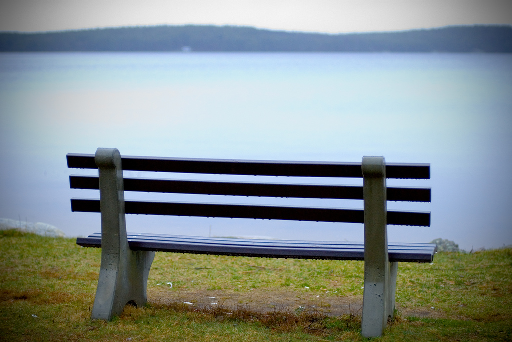
#> input picture images/bench.jpg, 512 x 342 px
$ python -i seam.py   (imports and definitions only)   (older library calls are emulated)
#> lines starting #> are read from the running program, lines starting #| are printed output that depends on the picture
from imageio import imread, imwrite
import numpy as np
from scipy.ndimage.filters import convolve
from argparse import ArgumentParser
import cv2

RED = np.array([255, 0, 0])


def convolve_img(image, kernel):
    """
    Convolves the provided kernel with the provided image and returns the results.

    Args:
        `img`:     A 2-dimensional ndarray input image.
        `kernel`:  A 2-dimensional kernel to convolve with the image.

    Returns:
        `ndarray`: The result of convolving the provided kernel with the image at location i, j.
    """
    if kernel.ndim == image.ndim:
        if image.shape[-1] == kernel.shape[-1]:
            return np.dstack([convolve(image[..., c], kernel[..., c]) for c in range(kernel.shape[-1])])
        elif image.ndim == 2:
            return convolve(image, kernel)
        else:
            raise RuntimeError("Invalid kernel shape. Kernel: %s Image: %s" % (
                kernel.shape, image.shape))
    elif kernel.ndim == image.ndim - 1:
        return np.dstack([convolve(image[..., c], kernel) for c in range(image.shape[-1])])
    else:
        raise RuntimeError("Invalid kernel shape. Kernel: %s Image: %s" % (
            kernel.shape, image.shape))


def backward_energy(img):
    """
    Creates an energy map using the image's gradients and the E1 energy function.

    Args:
        `img`:     A 2-dimensional ndarray input image.

    Returns:
        `ndarray`: An energy map of the given image.
    """
    sobel = np.array([
        [-1, 0, 1],
        [-2, 0, 2],
        [-1, 0, 1],
    ]) * (1/8)
    # Computes the gradients of img using the sobel operator
    Ix = convolve_img(img, sobel)
    Iy = convolve_img(img, sobel.T)
    # Returns the result of E1 = |Ix| + |Iy|
    return np.sum(np.abs(Ix) + np.abs(Iy), axis=img.ndim-1)


# [147 lines left out: functions forward_energy, find_min_seam, remove_seam, seam_carving, main, not called in this run]


# [2 lines not run here, left out]

>>> import cv2
>>> picture = cv2.imread('images/bench.jpg')
#> picture is the input picture: shape (342, 512, 3); mean B, G, R 145, 145.1, 134.1
>>> result = backward_energy(picture)
#> in convolve_img, `return np.dstack([convolve(image[..., c], kernel) for c in range(image..`:
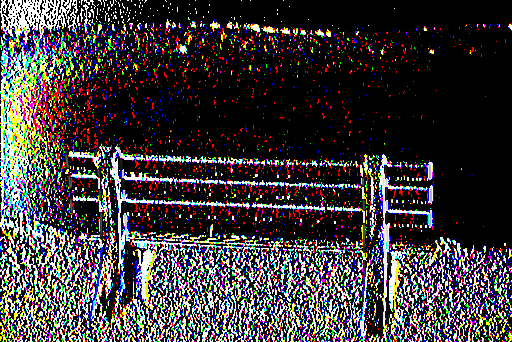
#> returned value: shape (342, 512, 3); mean of channels 0, 1, 2 57.8, 56.1, 61.3; drawn as B, G, R
#> in convolve_img (call 2), `return np.dstack([convolve(image[..., c], kernel) for c in range(image..`:
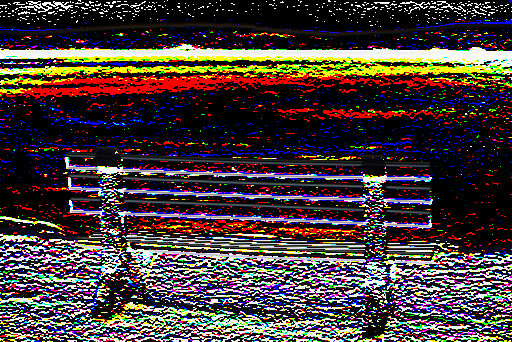
#> returned value: shape (342, 512, 3); mean of channels 0, 1, 2 56.5, 57.4, 70; drawn as B, G, R
#> in backward_energy, `return np.sum(np.abs(Ix) + np.abs(Iy), axis=img.ndim-1)`:
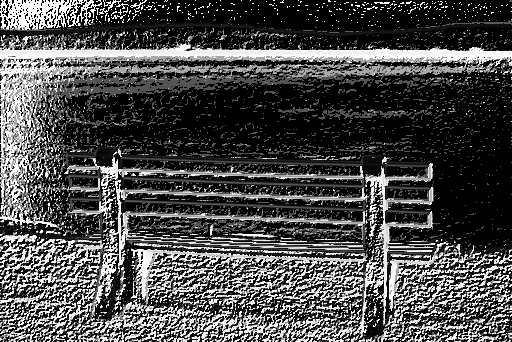
#> returned value: shape (342, 512) uint64; min 0, max 765, mean 225.1; drawn with min black and max white

$ run again, on images/night.jpg
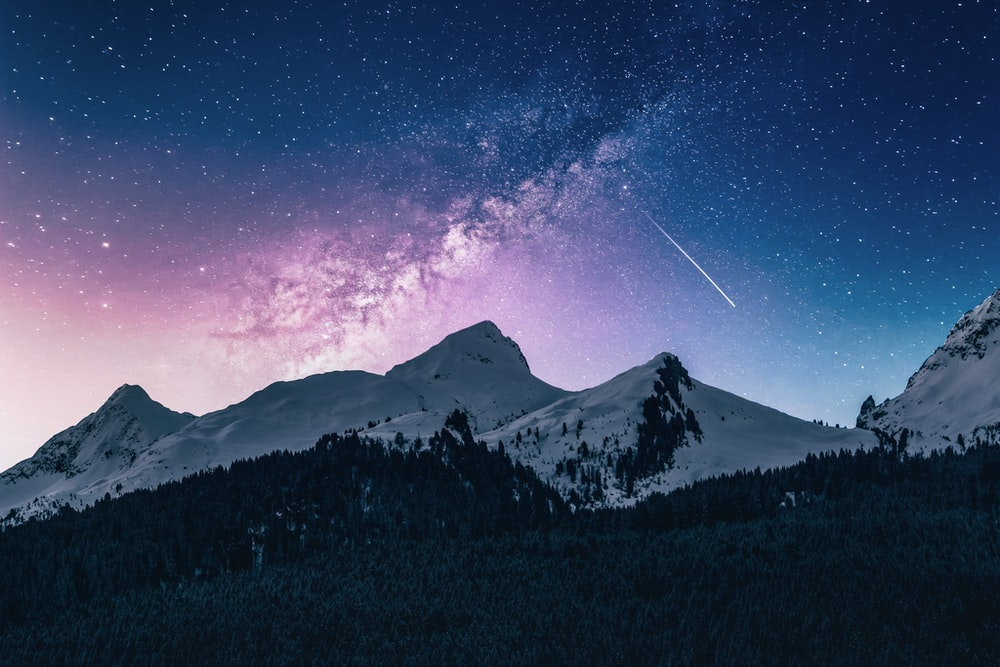
#> input picture images/night.jpg, 1000 x 667 px
#> picture is the input picture: shape (667, 1000, 3); mean B, G, R 101.5, 71, 56.6
#> in convolve_img (call 2), `return np.dstack([convolve(image[..., c], kernel) for c in range(image..`:
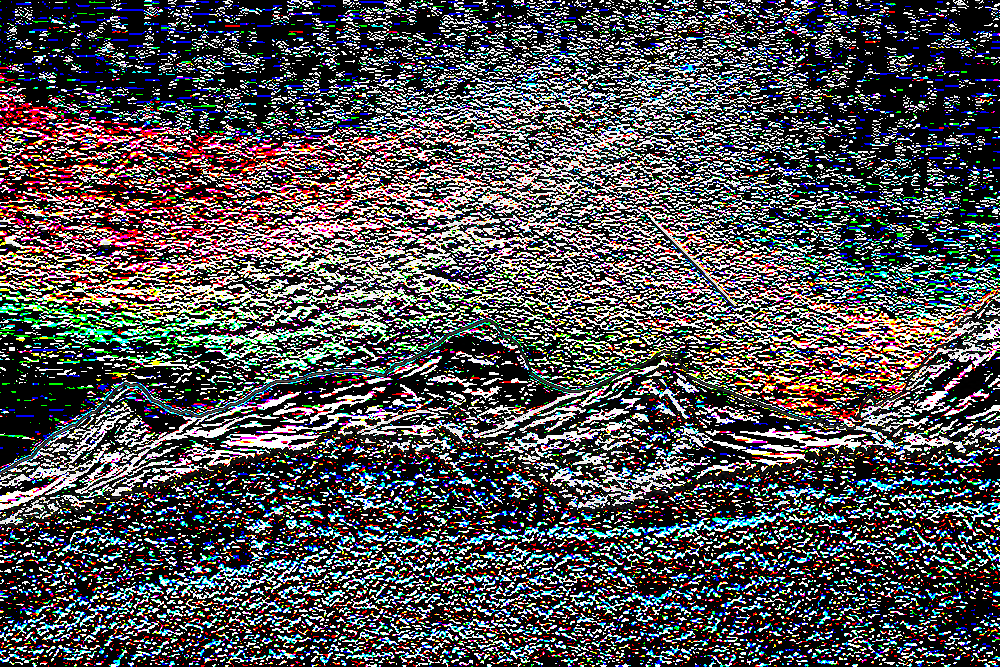
#> returned value: shape (667, 1000, 3); mean of channels 0, 1, 2 82.4, 80.2, 81.3; drawn as B, G, R
#> in backward_energy, `return np.sum(np.abs(Ix) + np.abs(Iy), axis=img.ndim-1)`:
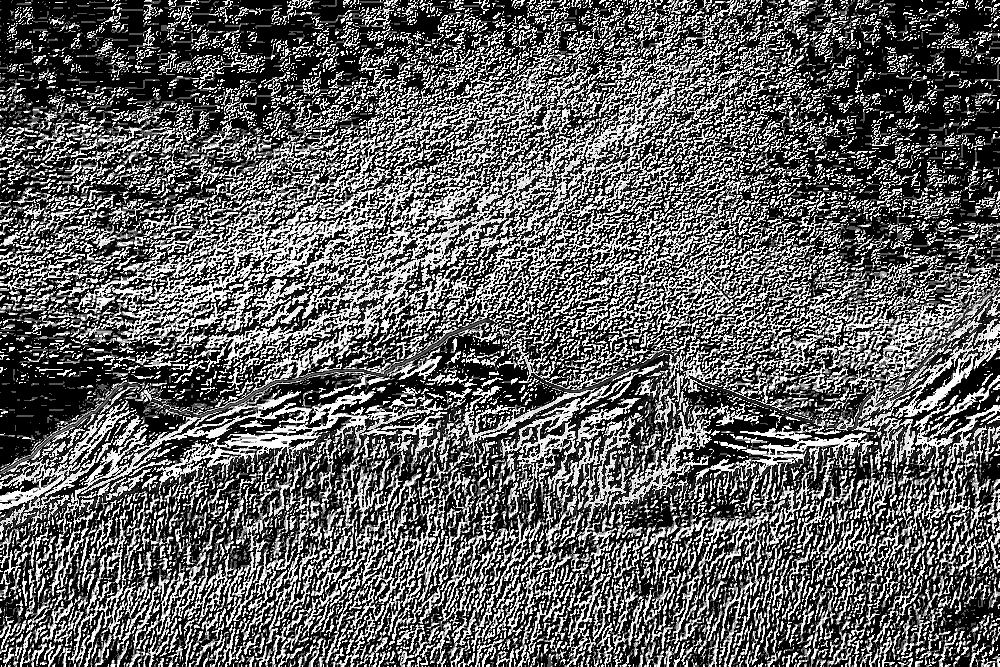
#> returned value: shape (667, 1000) uint64; min 0, max 765, mean 288.7; drawn with min black and max white
